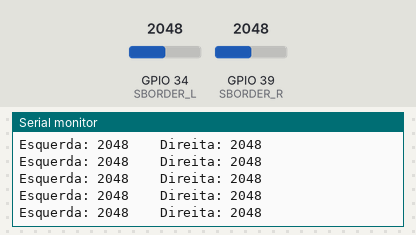
The sketch below on a simulated ESP32. Parts: the last lines printed to the serial monitor. The inputs (shaded band) are chosen by the test bench; at power-on: GPIO 34 (SBORDER_L) = 2048, GPIO 39 (SBORDER_R) = 2048.

Above: at 1.2 s.
1.3 s: GPIO 34 (SBORDER_L) set to 2866
At 1.31 s:
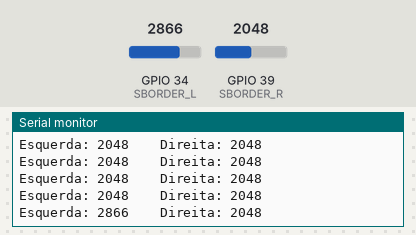
2.8 s: GPIO 39 (SBORDER_R) set to 2866
At 2.82 s:
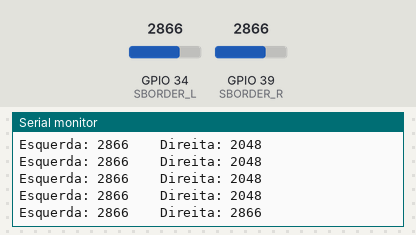
4.3 s: GPIO 34 (SBORDER_L) set to 3603
At 4.32 s:
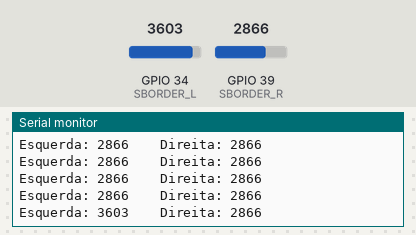
5.8 s: GPIO 39 (SBORDER_R) set to 3603
At 5.83 s:
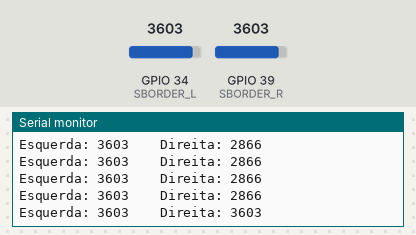
Timing chart, 0 to 8.3 s (numbered marks = the images above; inputs shaded):
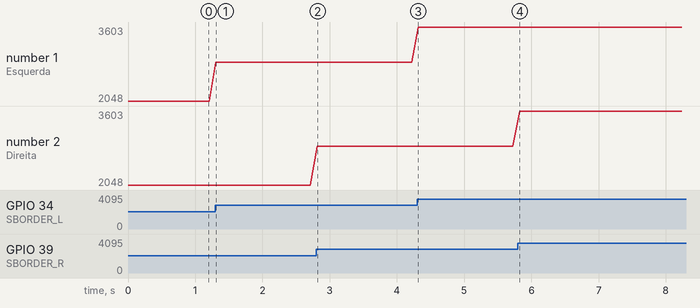

The sketch:

TESTE-SENSOR-BORDA.ino
```cpp
#define SBORDER_L 34
#define SBORDER_R 39

int RBorder_L = 0;
int RBorder_R = 0;

void setup() {
  Serial.begin (9600);
}

void loop() {
  RBorder_L = analogRead (SBORDER_L);
  RBorder_R = analogRead (SBORDER_R);
  Serial.print("Esquerda: ");
  Serial.print(RBorder_L);
  Serial.print("    Direita: ");
  Serial.println(RBorder_R);
  delay(100);
}
```

Measured:
- after the input at 1.3 s, the serial monitor: prints a new line at once (image 1)
- after the input at 2.8 s, the serial monitor: prints a new line at once (image 2)
- after the input at 4.3 s, the serial monitor: prints a new line at once (image 3)
- after the input at 5.8 s, the serial monitor: prints a new line at once (image 4)
- plotted number 1: 2048 → 2866 after the input at 1.3 s, 2866 → 3603 after the input at 4.3 s
